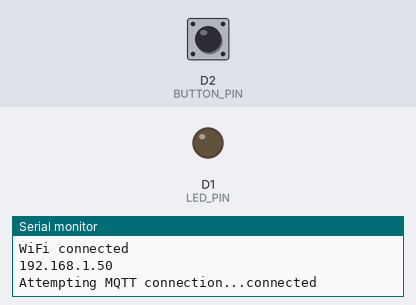
Simulated run of this program. Board: ESP8266 (NodeMCU). Parts: output pins drawn as LEDs (lit = HIGH), the last lines printed to the serial monitor. The test bench sets the inputs (shaded band); at power-on: D2 (BUTTON_PIN) LOW. WiFi joins after 1.5 s; servers stay silent unless stated; storage starts empty; random numbers use the default seed unless the program sets one; no MQTT or app messages arrive unless stated.

Above: at 4.7 s.
4.8 s: D2 (BUTTON_PIN) pulled HIGH for 3.2 s
At 6.1 s:
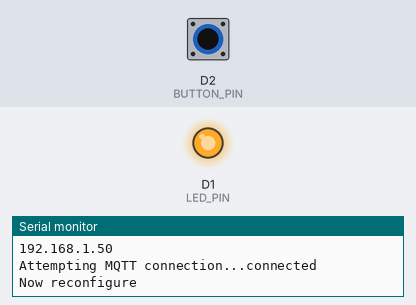
Timing chart, 0 to 12.3 s (numbered marks = the images above; inputs shaded):
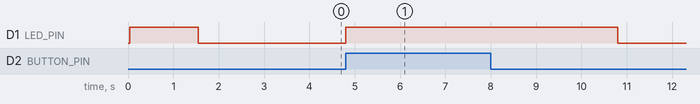

The program:

main.cpp
```cpp
// Including the ESP8266 WiFi library
#include <ESP8266WiFi.h>
#include <OneWire.h>
#include <DallasTemperature.h>
#include <PubSubClient.h>

#include <ConfigManager.h>

// Data wire is plugged into pin D6 on the NodeMCU v3
#define ONE_WIRE_BUS D5
#define MAX_RETRIES 10
#define SECONDS 1000

#define BUTTON_PIN D2
#define LED_PIN D1

// Setup a oneWire instance to communicate with any OneWire devices (not just Maxim/Dallas temperature ICs)
OneWire oneWire(ONE_WIRE_BUS);

// Pass our oneWire reference to Dallas Temperature.
DallasTemperature DS18B20(&oneWire);

WiFiClient espClient;
PubSubClient client(espClient);
ConfigManager configManager;

char ip[20] = "";
long lastMsg = 0;
float lastTempC = 0;
char temperatureCString[7];
char lastState[50] = "";

void updateTemperature() {
  int retries = 0;
  float tempC = 0;
  do {

    DS18B20.requestTemperatures();
    tempC = DS18B20.getTempCByIndex(0);
    Serial.println(tempC);
    if (tempC == lastTempC) {
      break;
    } else {
      lastTempC = tempC;
      dtostrf(tempC, 2, 2, temperatureCString);
      delay(100);

      sprintf(lastState, "{\"celsius\": %s, \"IP\": \"%s\"}", temperatureCString, ip);

      Serial.println("Publishing state to");
      Serial.print(configManager.mqtt_topic);
      Serial.print(": ");
      Serial.println(lastState);

      client.publish(configManager.mqtt_topic, lastState);
    }
  } while ((tempC == 85.0 || tempC == (-127.0)) && retries < MAX_RETRIES);
}

void handleRootPath() {
  //Handler for the rooth path
  Serial.println("New client");
  //server.send(200, "application/json", lastState);
}

void ledOn(){
  digitalWrite(LED_PIN, HIGH);
}

void ledOff(){
  digitalWrite(LED_PIN, LOW);
}

// only runs once on boot
void setup() {
  // Initializing serial port for debugging purposes
  Serial.begin(9600);
  pinMode(BUTTON_PIN, INPUT);
  pinMode(LED_PIN, OUTPUT);
  ledOff();
  delay(5);

  DS18B20.begin(); // IC Default 9 bit. If you have troubles consider upping it 12. Ups the delay giving the IC more time to process the temperature measurement


  WiFi.mode(WIFI_STA);

  configManager.readConfig();

  // Try Connecting to WiFi network
  ledOn();
  configManager.autoConnect();
  ledOff();
  Serial.println("");
  Serial.println("WiFi connected");

  delay(2 * SECONDS);

  // Printing the ESP IP address
  WiFi.localIP().toString().toCharArray(ip, 20);
  Serial.println(ip);
}

void reconnect() {

  // Set MQTT server
  client.setServer(configManager.mqtt_server, 1883);

  Serial.print("Attempting MQTT connection...");
  // Create a random client ID
  String clientId = "ESP8266Client-";
  clientId += String(random(0xffff), HEX);
  // Attempt to connect
  if (client.connect(clientId.c_str(), configManager.mqtt_user, configManager.mqtt_password)) {
    Serial.println("connected");
  } else {
    Serial.print("failed, rc=");
    Serial.print(client.state());
    Serial.println(" try again in 5 seconds");
    // Wait 5 seconds before retrying
    delay(5 * SECONDS);
  }

}

// runs over and over again
void loop() {

  // if button pressed, start configuration mode
  if ( digitalRead(BUTTON_PIN) == HIGH ) {
    ledOn();
    Serial.println("Now reconfigure");
    delay(3 * SECONDS);
    configManager.startConfigMode();
    ledOff();
  }

  if (!client.connected()) {
    reconnect();
  } else {
    long now = millis();
    if (now - lastMsg > 15 * SECONDS) {
      lastMsg = now;
      updateTemperature();
    }

    client.loop();
  }
}   
```

Measured:
- after the input at 4.8 s, D1 (LED_PIN): LOW → HIGH at once, → LOW 6.0 s later
